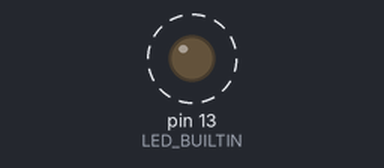
The sketch below on a simulated Arduino Uno, built with avr-gcc and run on an emulated ATmega328P. Shown: output pins drawn as LEDs (lit = HIGH). Dashed ring = blinking.

Above: at 0.7 s.
Timing chart, 0 to 4.0 s (numbered marks = the images above):
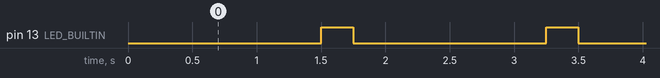

Measured:
- by itself, pin 13 (LED_BUILTIN): alternates HIGH for 0.25 s and LOW for 1.5 s

The sketch:

tutorial_um.ino
```cpp
void setup() {
  // put your setup code here, to run once:
  pinMode(LED_BUILTIN, OUTPUT);
}

void loop() {
  // put your main code here, to run repeatedly:
  digitalWrite(LED_BUILTIN, LOW);
  delay(1500);
  digitalWrite(LED_BUILTIN, HIGH);
  delay(250);
}
```
